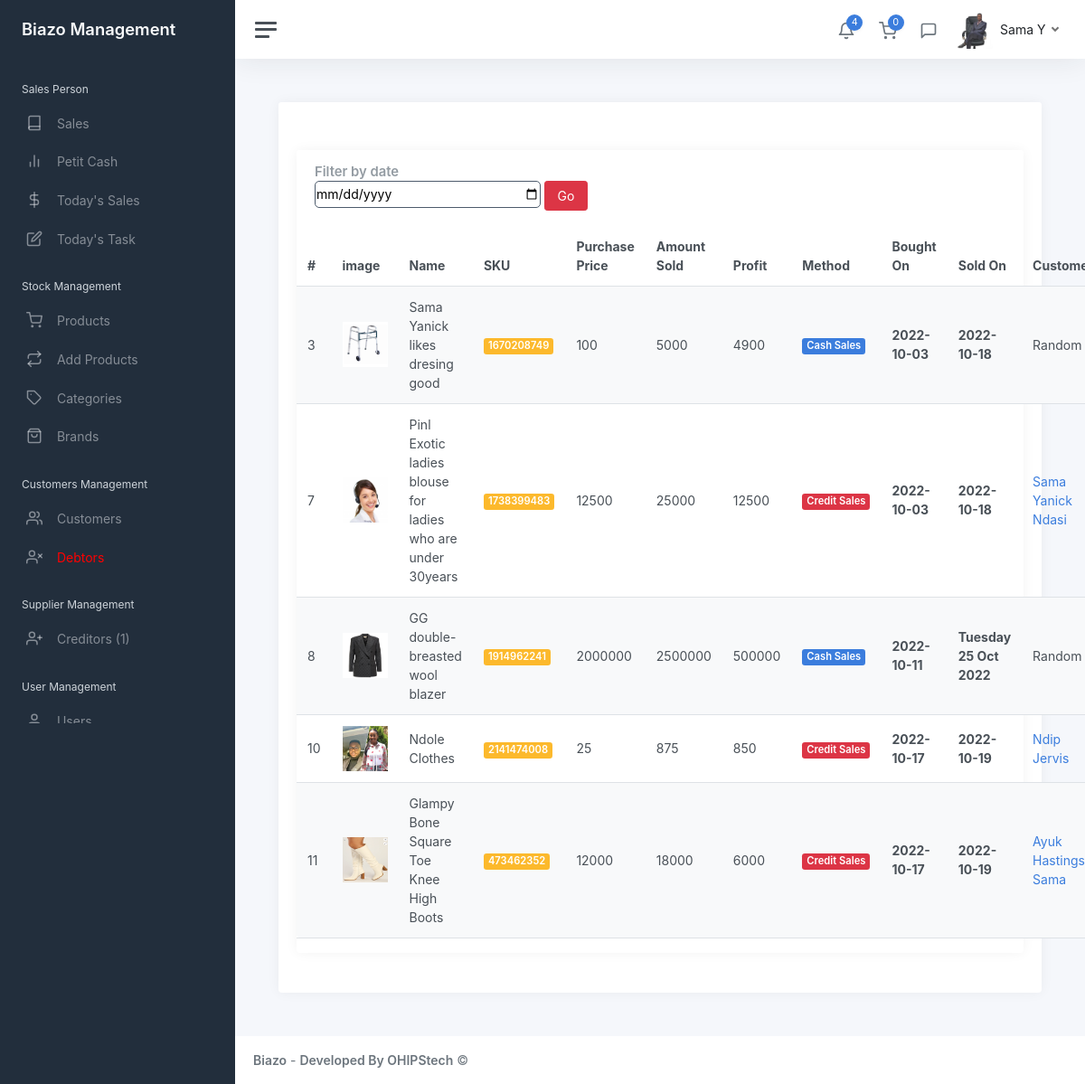
/admin/main_sales.php (signed in), run on the app's committed database.
### tables this page shows
CREATE TABLE `users` (
  `id` int(11) NOT NULL,
  `member_name` varchar(255) NOT NULL,
  `position` varchar(255) NOT NULL,
  `dob` date NOT NULL,
  `country` varchar(255) NOT NULL,
  `gender` varchar(255) NOT NULL,
  `address` varchar(255) NOT NULL,
  `hobbies` varchar(255) NOT NULL,
  `id_no` varchar(255) NOT NULL,
  `start_date` varchar(255) NOT NULL,
  `code` varchar(20) NOT NULL,
  `phone` varchar(20) NOT NULL,
  `image` mediumblob NOT NULL,
  `employee_id` mediumblob NOT NULL,
  `employee_application` varchar(255) NOT NULL,
  `surety_name` varchar(255) NOT NULL,
  `surety_occupation` varchar(255) NOT NULL,
  `surety_phone` varchar(50) NOT NULL,
  `surety_id` varchar(255) NOT NULL,
  `surety_relationship` varchar(50) NOT NULL,
  `surety_address` varchar(50) NOT NULL,
  `surety_agreement` varchar(50) NOT NULL,
  `username` varchar(100) NOT NULL,
  `password` varchar(255) NOT NULL,
  `other` varchar(255) NOT NULL,
  `isUser` int(255) NOT NULL
);

CREATE TABLE `products` (
  `id` int(11) NOT NULL,
  `name` varchar(255) NOT NULL,
  `category` varchar(255) NOT NULL,
  `brand_id` varchar(255) NOT NULL,
  `date_create` varchar(255) NOT NULL,
  `created_by` varchar(255) NOT NULL,
  `size` varchar(255) NOT NULL,
  `purchase_price` varchar(255) NOT NULL,
  `sales_price` varchar(255) NOT NULL,
  `supplier` varchar(255) NOT NULL,
  `sku` varchar(255) NOT NULL,
  `prd_description` varchar(255) NOT NULL,
  `exp_date` varchar(255) NOT NULL,
  `sub_imge` mediumblob NOT NULL,
  `main_image` mediumblob NOT NULL,
  `is_cart` varchar(255) NOT NULL,
  `is_sold` varchar(255) NOT NULL,
  `is_credit` varchar(255) NOT NULL,
  `is_complete` int(11) NOT NULL,
  `sold_amount` varchar(255) NOT NULL,
  `profit` varchar(255) NOT NULL,
  `customer_phone` varchar(255) NOT NULL,
  `cash_transaction_id` varchar(255) NOT NULL,
  `cash_sales_date` varchar(255) NOT NULL,
  `debtor_id` varchar(255) NOT NULL,
  `credit_sales_transactionid` varchar(255) NOT NULL,
  `fist_instalment_date` varchar(255) NOT NULL,
  `last_instalment_date` varchar(255) NOT NULL,
  `stock_count` int(11) NOT NULL
);

CREATE TABLE `customers` (
  `id` int(11) NOT NULL,
  `c_name` varchar(255) NOT NULL,
  `c_dob` varchar(255) NOT NULL,
  `c_country` varchar(255) NOT NULL,
  `c_gender` varchar(255) NOT NULL,
  `c_address` varchar(255) NOT NULL,
  `c_telephone` varchar(255) NOT NULL,
  `c_occupation` varchar(255) NOT NULL,
  `c_picture` mediumblob NOT NULL,
  `is_debtor` varchar(255) NOT NULL,
  `item_name` varchar(255) NOT NULL,
  `item_img` mediumblob NOT NULL,
  `date_taken` date NOT NULL,
  `amount_paid` varchar(255) NOT NULL,
  `balance` varchar(255) NOT NULL,
  `others` varchar(300) NOT NULL
);

### admin/main_sales.php (the view, shortened to what this page needs)
<?php
            include "includes/head.php";
            include "includes/sidebar.php";
?>
<main class="content">
	<div class="container-fluid p-0">
		<div class="row">
			<div class="col-12">
				<div class="card">
					<div class="card-header">
					</div>
					<div class="card-body">
                        <div class="row">
                            <div class="col-12 col-lg-12 col-xxl-12 d-flex">
                                <div class="card flex-fill">
                                    <div class="card-header">
                                        <h5 class="card-title mb-0">Filter by date</h5>
                                        <form action="#" method="GET">
                                            <input name="filter" type="date" style="border-radius:5px; border:1px solid #4d5b6c; width:250px; height:30px">
                                            <button type="submit" class="btn btn-danger">Go</button>
                                        </form>
                                    </div>
                                    <table  id='table_1' class='table table-striped table-ligth'
                                            data-show-export='true'
                                            data-show-print='true'
                                            data-pagination='true'
                                            data-toggle='table'
                                            data-side-pagination='server'
                                            data-click-to-select='true'
                                            data-toolbar='#toolbar'
                                            data-show-toggle='true'
                                            data-show-columns='true'>
                                        <thead>
                                            <tr>
                                                <th>#</th>
                                                <th>image</th>
                                                <th>Name</th>
                                                <th>SKU</th>
                                                <th>Purchase Price</th>
                                                <th>Amount Sold</th>
                                                <th>Profit</th>
                                                <th>Method</th>
                                                <th>Bought On</th>
                                                <th>Sold On</th>
                                                <th>Customer</th>
                                            </tr>
                                        </thead>
                                        <tbody>
                                        <?php
                                            if($_GET['filter'] > 0){
                                                $get_date = $_GET['filter'];
                                                $product_query = "SELECT * FROM products WHERE cash_sales_date = '$get_date' OR fist_instalment_date = '$get_date' AND is_sold = 1";
                                                $product_stm = $conn->prepare($product_query);
                                                $product_stm->execute();
                                            }else{
                                                $product_query = "SELECT * FROM products WHERE is_sold = 1";
                                                $product_stm = $conn->prepare($product_query);
                                                $product_stm->execute();
                                            }
                                            while($product = $product_stm->fetch(PDO::FETCH_ASSOC)){
                                                    echo"
                                                        <tr>
                                                            <td>{$product['id']}</td>
                                                            <td class='d-none d-xl-table-cell'>
                                                                <div class=''>
                                                                    <img src='img/prds/{$product['main_image']}' alt='{$product['name']}' width='50' height='50'>
                                                                </div>
                                                            </td>
                                                            <td class='d-none d-xl-table-cell'>{$product['name']}</td>
                                                            <td><span class='badge bg-warning'>{$product['sku']}</span></td>
                                                            <td class='d-none d-md-table-cell'>{$product['purchase_price']}</span></td>
                                                            <td class='d-none d-md-table-cell'>{$product['sold_amount']}</span></td>
                                                            <td class='d-none d-md-table-cell'>{$product['profit']}</td>
                                                            <td>";
                                                                if($product['is_credit'] == 0){
                                                                    echo "<span class='badge bg-primary'>Cash Sales</span>";
                                                                }else{
                                                                    echo "<span class='badge bg-danger'>Credit Sales</span>";
                                                                }
                                                    echo"   </td>
                                                            <td class='d-none d-md-table-cell' style='font-weight:700 !important'>{$product['date_create']}</td>
                                                            <td class='d-none d-md-table-cell' style='font-weight:700 !important'>";
                                                            if($product['is_credit'] == 0){
                                                                echo $product['cash_sales_date'];
                                                            }else{
                                                                echo $product['fist_instalment_date'];
                                                            }
                                                    echo"   </td>
                                                            <td>";
                                                                $customer_id = $product['debtor_id'];
                                                                $get_cust_info_query = "SELECT * FROM customers WHERE id = $customer_id";
                                                                $get_cust_info_stm = $conn->prepare($get_cust_info_query);
                                                                $get_cust_info_stm->execute();
                                                                $get_cust_info = $get_cust_info_stm->fetch(PDO::FETCH_ASSOC);
                                                                if($product['is_credit'] == 0){
                                                                    echo "<span>Random</span>";
                                                                }else{
                                                                    echo "<a href='view_customer.php?id={$product['debtor_id']}'>{$get_cust_info['c_name']}</a>";
                                                                }
                                                    echo"   </td>
                                                            <td><span class='badge bg-success'> </span></td>
                                                        </tr>
                                                    ";
                                            }
                                        ?>
                                        </tbody>
                                    </table>
                                </div>
                            </div>
                        </div>
					</div>
				</div>
			</div>
		</div>
	</div>
</main>
<?php
	include "includes/footer.php";
?>

### admin/includes/sidebar.php (shortened to what this page needs)
<?php
include 'database/config.php';
$user = $_SESSION['username'];
$query = "SELECT * from users WHERE username = '$user' LIMIT 1";
$result = mysqli_query($conn, $query);
$row = mysqli_fetch_assoc($result);
?>
<div class="wrapper">
		<nav id="sidebar" class="sidebar js-sidebar">
			<div class="sidebar-content js-simplebar">
				<a class="sidebar-brand" href="index.php">
					<span class="align-middle">Biazo Management</span>
				</a>
				<ul class="sidebar-nav">
					<li class="sidebar-header">
						Sales Person
					</li>
					<li class="sidebar-item">
						<a class="sidebar-link" href="index.php?salesresult=">
							<i class="align-middle" data-feather="book"></i> <span class="align-middle">Sales</span>
						</a>
					</li>
					<li class="sidebar-item">
						<a class="sidebar-link" href="petit_cash.php?salesresult=">
							<i class="align-middle" data-feather="bar-chart-2"></i> <span class="align-middle">Petit Cash</span>
						</a>
					</li>
					<li class="sidebar-item">
						<a class="sidebar-link" href="today_sales.php">
							<i class="align-middle" data-feather="dollar-sign"></i> <span class="align-middle">Today's Sales</span>
						</a>
					</li>
					<li class="sidebar-item">
						<a class="sidebar-link" href="todays_task.php">
							<i class="align-middle" data-feather="edit"></i> <span class="align-middle">Today's Task</span>
						</a>
					</li>
					<li class="sidebar-header">
						Stock Management
					</li>
					<li class="sidebar-item">
						<a class="sidebar-link" href="products.php">
							<i class="align-middle" data-feather="shopping-cart"></i> <span class="align-middle">Products</span>
						</a>
					</li>
					<li class="sidebar-item">
						<a class="sidebar-link" href="add_prd.php">
							<i class="align-middle" data-feather="repeat"></i> <span class="align-middle">Add Products</span>
						</a>
					</li>
					<li class="sidebar-item">
						<a class="sidebar-link" href="add_cat.php?result=">
							<i class="align-middle" data-feather="tag"></i> <span class="align-middle">Categories</span>
						</a>
					</li>
					<li class="sidebar-item">
						<a class="sidebar-link" href="add_brands.php?result=">
							<i class="align-middle" data-feather="shopping-bag"></i> <span class="align-middle">Brands</span>
						</a>
					</li>
					<li class="sidebar-header">
						Customers Management
					</li>
					<li class="sidebar-item">
						<a class="sidebar-link" href="customers.php?registration">
							<i class="align-middle" data-feather="users"></i> <span class="align-middle">Customers</span>
						</a>
					</li>
					<?php
						 include 'database/config2.php';
						 $id_query = "SELECT * FROM debtors";
						 $id_stm = $conn->prepare($id_query);
						 $id_stm->execute();
						 $id_D = $id_stm->fetch(PDO::FETCH_ASSOC);
						 $D_H = $id_D['debtor_id'];
					?>
					<li class="sidebar-item">
						<a class="sidebar-link" style="color:red" href="debtors.php?id=<?php echo $D_H;?>">
							<i class="align-middle" data-feather="user-x"></i> <span class="align-middle">Debtors</span>
						</a>
					</li>
					<li class="sidebar-header">
						Supplier Management
					</li>
					<li class="sidebar-item">
						<?php
						$mm = "SELECT * FROM creditors WHERE balance > 0";
						$aa = $conn->prepare($mm);
						$aa->execute();
						$aacount = $aa->rowCount();
						?>
						<a class="sidebar-link" href="add_spply.php">
							<i class="align-middle" data-feather="user-plus"></i> <span class="align-middle">Creditors (<?php echo $aacount; ?>)</span>
						</a>
					</li>
					<li class="sidebar-header">
						User Management
					</li>
					<li class="sidebar-item">
						<a class="sidebar-link" href="users.php">
							<i class="align-middle" data-feather="user"></i> <span class="align-middle">Users</span>
						</a>
					</li>
				</ul>
			</div>
		</nav>
		<div class="main">
			<nav class="navbar navbar-expand navbar-light navbar-bg">
				<a class="sidebar-toggle js-sidebar-toggle">
					<i class="hamburger align-self-center"></i>
				</a>
				<div class="navbar-collapse collapse">
					<ul class="navbar-nav navbar-align">
						<li class="nav-item dropdown">
							<a class="nav-icon dropdown-toggle" href="#" id="alertsDropdown" data-bs-toggle="dropdown">
								<div class="position-relative">
									<i class="align-middle" data-feather="bell"></i>
									<span class="indicator">4</span>
								</div>
							</a>
						</li>
						<?php
						include 'database/config2.php';
						$studentdbq = "SELECT * FROM products WHERE is_cart = 1";
						$statement2 = $conn->prepare($studentdbq);
						$statement2->execute();
						$carcount = $statement2->rowCount();
						?>
						<li class="nav-item dropdown">
							<a class="nav-icon dropdown-toggle" href="#" id="alertsDropdown" data-bs-toggle="dropdown">
								<div class="position-relative">
									<i class="align-middle" data-feather="shopping-cart"></i>
									<span class="indicator"><?php echo $carcount; ?></span>
								</div>
							</a>
						</li>
						<li class="nav-item dropdown">
							<a class="nav-icon dropdown-toggle" href="#" id="messagesDropdown" data-bs-toggle="dropdown">
								<div class="position-relative">
									<i class="align-middle" data-feather="message-square"></i>
								</div>
							</a>
						</li>
						<li class="nav-item dropdown">
							<a class="nav-link dropdown-toggle d-none d-sm-inline-block" href="#" data-bs-toggle="dropdown">
								<img src="img/employee/<?php echo $row['image']?>" class="avatar img-fluid rounded me-1" alt="Charles Hall" /> <span class="text-dark"><?php echo $row['member_name']?></span>
							</a>
						</li>
					</ul>
				</div>
			</nav>

### data on the page
users: image (picture), member_name "Sama Y"
products: id "3", main_image (picture), name "Sama Yanick likes dresing good", sku "1670208749", purchase_price "100", sold_amount "5000", profit "4900", is_credit "Cash Sales", date_create "2022-10-03", cash_sales_date "2022-10-18"
products: id "7", main_image (picture), name "Pinl Exotic ladies blouse for ladies who are under 30years", sku "1738399483", purchase_price "12500", sold_amount "25000", profit "12500", is_credit "Credit Sales", date_create "2022-10-03", fist_instalment_date "2022-10-18", customers.c_name "Sama Yanick Ndasi"
products: id "8", main_image (picture), name "GG double-breasted wool blazer", sku "1914962241", purchase_price "2000000", sold_amount "2500000", profit "500000", is_credit "Cash Sales", date_create "2022-10-11", cash_sales_date "Tuesday 25 Oct 2022"
products: id "10", main_image (picture), name "Ndole Clothes", sku "2141474008", purchase_price "25", sold_amount "875", profit "850", is_credit "Credit Sales", date_create "2022-10-17", fist_instalment_date "2022-10-19", customers.c_name "Ndip Jervis"
products: id "11", main_image (picture), name "Glampy Bone Square Toe Knee High Boots", sku "473462352", purchase_price "12000", sold_amount "18000", profit "6000", is_credit "Credit Sales", date_create "2022-10-17", fist_instalment_date "2022-10-19", customers.c_name "Ayuk Hastings Sama"

### other printed values
$aacount "1"
$carcount "0"
